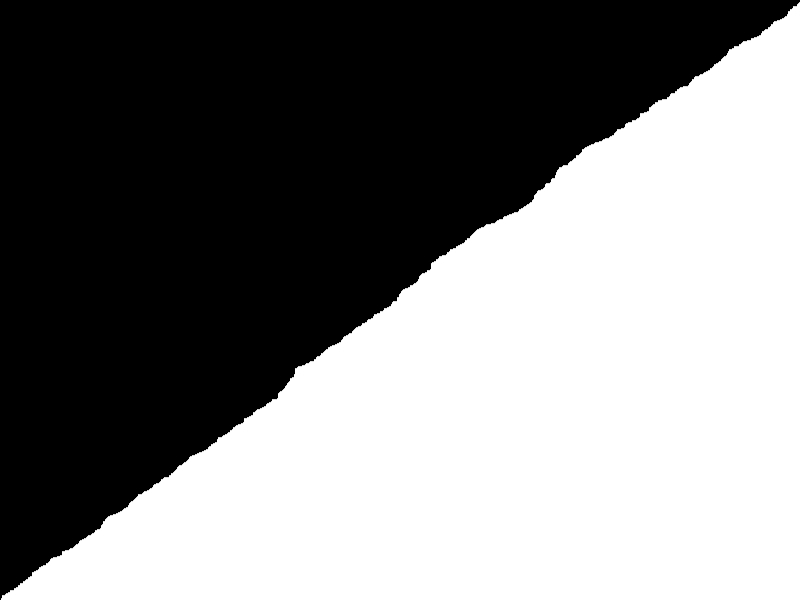
Frame 1 (no input)
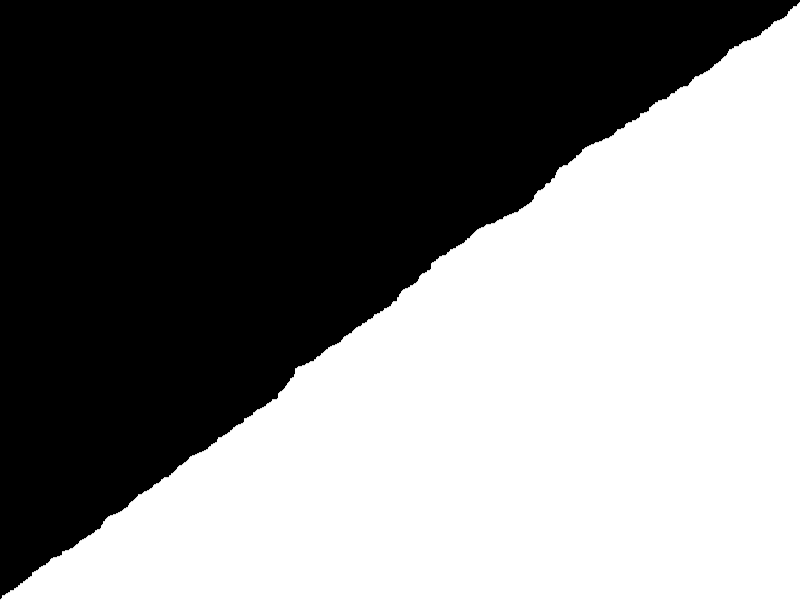
Frame 60 (the mouse pressed at the canvas centre just before this capture)
Frame 120 (the mouse held since frame 60 and released just before this capture): identical to frame 60, image omitted

The Processing sketch that drew these frames (run headless with seeded random() and noise(); from frame 60 on, the mouse is pressed at the canvas centre):

// Processing sketch: sketch_210601a
// ── sketch_210601a.pde
float[] arr;

void setup(){
   size(800,600);
   arr=new float[width];
   for(int i=0;i<arr.length;i++){
     arr[i]=random(height);
   }
   quickSort(arr,0, arr.length-1);
}
void quickSort(float[] arr,int start,int end){
  if(start>=end){
    return;
  }
  int index= partition(arr,start,end);
  quickSort(arr,start,index-1);
  quickSort(arr,index+1,end);
}

int partition(float[] arr,int start,int end){
  int pivotIndex=start;
  float pivotValue=arr[end];
  for(int i=start;i<end;i++){
    if(arr[i]<pivotValue){
      swap(arr,i,pivotIndex);
      pivotIndex++;
    }
  }
  swap(arr,pivotIndex,end);
  return pivotIndex;
}

void swap(float[] arr,int a,int b){
  float temp=arr[a];
  arr[a]=arr[b];
  arr[b]=temp;
}
void draw(){
  background(0);
  for(int i=0;i<arr.length;i++){
    line(i,height,i,height-arr[i]);
    stroke(255);
  }
}
